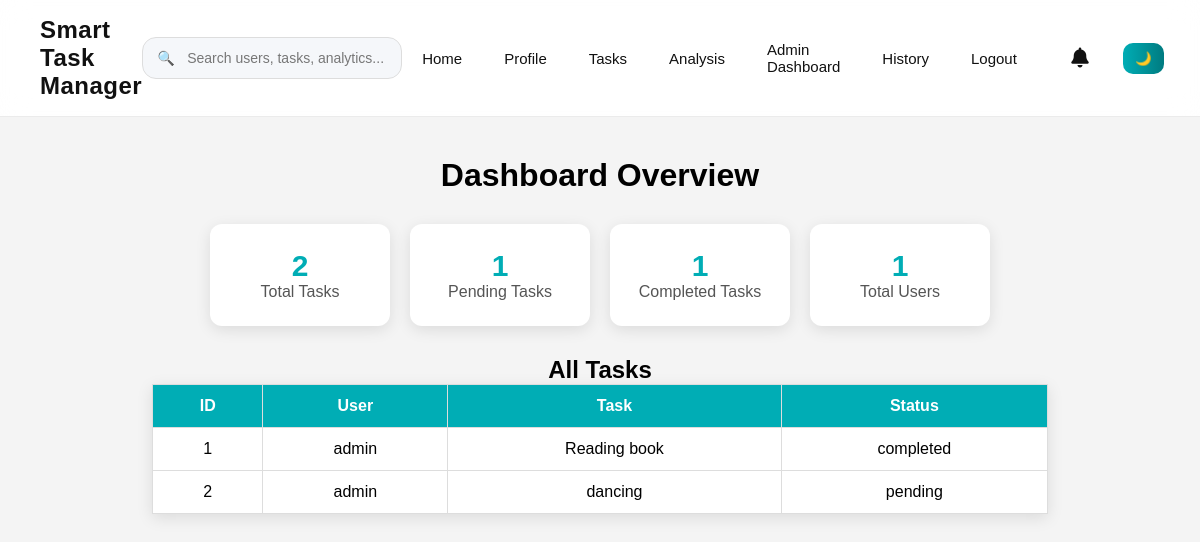
The page /admin (signed in) on the database as committed earlier.
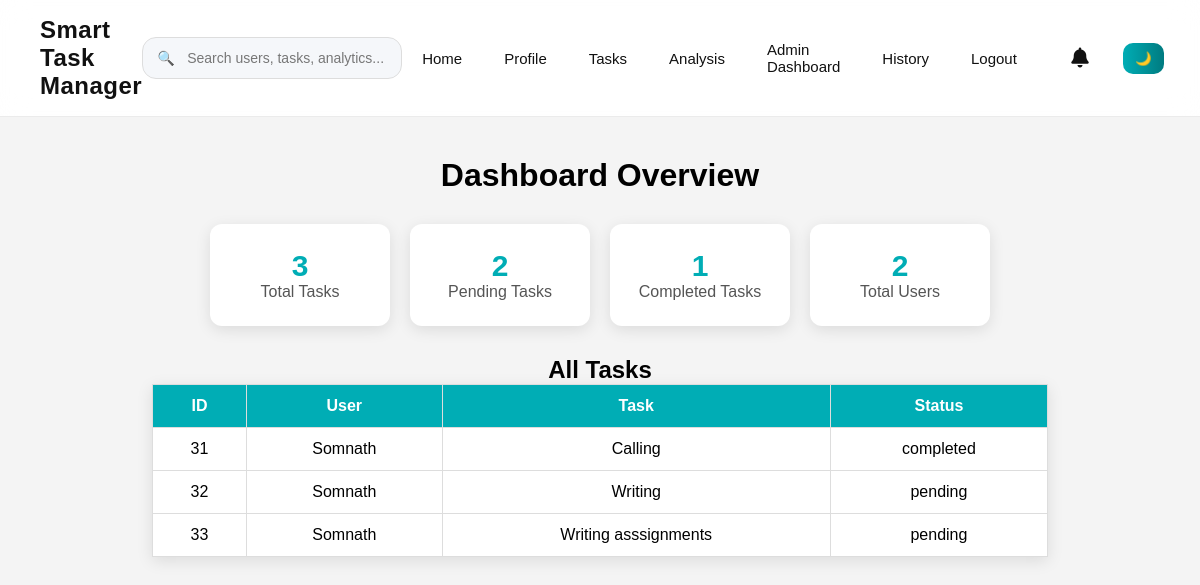
The same page on the database as committed later.
### tables this page shows
CREATE TABLE tasks (
        id INTEGER PRIMARY KEY AUTOINCREMENT,
        username TEXT,
        task TEXT,
        status TEXT DEFAULT 'pending',
        deadline TEXT,
        priority TEXT DEFAULT 'Medium',
        created_at TEXT,
        completed_at TEXT
    );

### app.py (the view)
@app.route('/admin')
def admin():
    if 'user' not in session:
        return redirect('/login')
    if session.get('role') != 'admin':
        return "❌ Access Denied"
    conn = sqlite3.connect("data.db")
    c = conn.cursor()
    c.execute("SELECT * FROM tasks")
    tasks = c.fetchall()
    c.execute("SELECT COUNT(*) FROM tasks")
    total_tasks = c.fetchone()[0]
    c.execute("SELECT COUNT(*) FROM tasks WHERE status='pending'")
    pending_tasks = c.fetchone()[0]
    c.execute("SELECT COUNT(*) FROM tasks WHERE status='completed'")
    completed_tasks = c.fetchone()[0]
    c.execute("SELECT COUNT(*) FROM users")
    total_users = c.fetchone()[0]
    conn.close()
    return render_template(
        'admin.html',
        tasks=tasks,
        total_tasks=total_tasks,
        pending_tasks=pending_tasks,
        completed_tasks=completed_tasks,
        total_users=total_users
    )

### app.py (called while the page is built)
@app.context_processor
def notification_count():
    if 'user' not in session:
        return dict(unread_count=0)
    conn = sqlite3.connect("data.db")
    c = conn.cursor()
    c.execute("""
        SELECT COUNT(*)
        FROM notifications
        WHERE username=?
        AND is_read=0
    """, (session['user'],))
    count = c.fetchone()[0]
    conn.close()
    return dict(unread_count=count)

### templates/admin.html
{% extends "base.html" %}
{% block content %}
    <div class="admin-container">
        <h1>Dashboard Overview</h1>
        <div class="stats">
            <div class="card">
                <h2>{{ total_tasks }}</h2>
                <p>Total Tasks</p>
            </div>
            <div class="card">
                <h2>{{ pending_tasks }}</h2>
                <p>Pending Tasks</p>
            </div>
            <div class="card">
                <h2>{{ completed_tasks }}</h2>
                <p>Completed Tasks</p>
            </div>
            <div class="card">
                <h2>{{ total_users }}</h2>
                <p>Total Users</p>
            </div>
        </div>
        <h2>All Tasks</h2>
        <table>
            <tr>
                <th>ID</th>
                <th>User</th>
                <th>Task</th>
                <th>Status</th>
            </tr>
            {% for task in tasks %}
            <tr>
                <td>{{ task[0] }}</td>
                <td>{{ task[1] }}</td>
                <td>{{ task[2] }}</td>
                <td>{{ task[3] }}</td>
            </tr>
            {% endfor %}
        </table>
    </div>
{% endblock %}

Rows that differ between the two databases and show on the page:
removed tasks: id "1", username "admin", task "Reading book", status "completed"
removed tasks: id "2", username "admin", task "dancing", status "pending"
added tasks: id "31", username "Somnath", task "Calling", status "completed"
added tasks: id "32", username "Somnath", task "Writing", status "pending"
added tasks: id "33", username "Somnath", task "Writing asssignments", status "pending"
Other text that changed with them:
{{ total_tasks }}: "2" → "3"
{{ pending_tasks }}: "1" → "2"
{{ total_users }}: "1" → "2"
